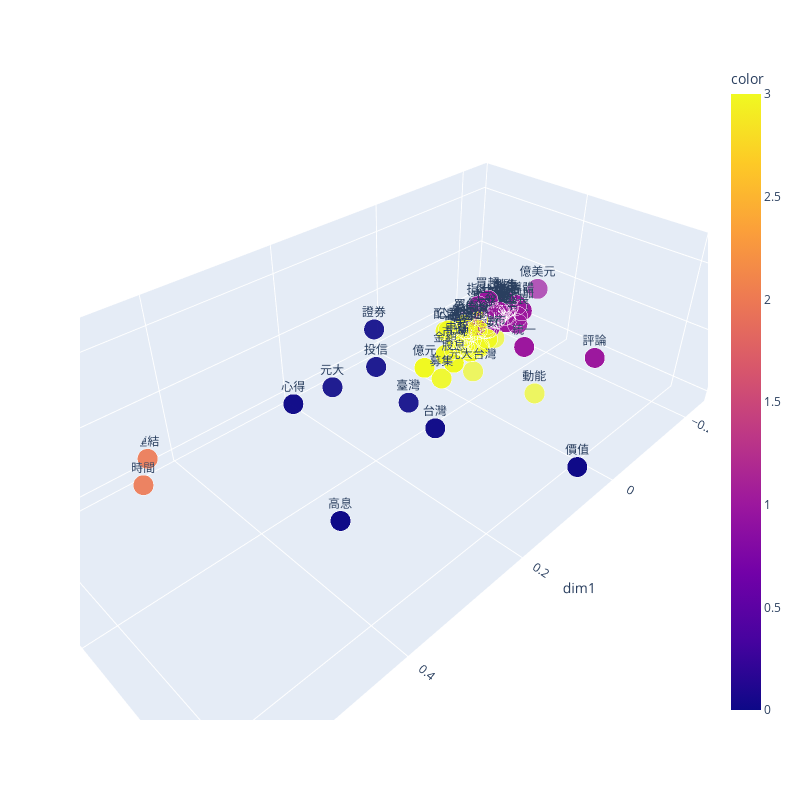

The cell this chart's notebook holds for it:
### Code cell
new_feat = reduceDim(feat,method='PCA',dim = 20)
d3_feat = reduceDim(feat,method='PCA',dim = 3)
word_df = pd.DataFrame({
    "word":sample_words,
    "color":cluster(new_feat,n=4),
    "dim1":d3_feat[:,0],
    "dim2":d3_feat[:,1],
    "dim3":d3_feat[:,2],

})
plotScatter3D(word_df)

### Figure 1 — Plotly figure (JSON) as saved in the notebook; plotly's stock layout.template omitted (floating-point values rounded to 4 significant figures; data arrays with more than 128 entries replaced by an {"elided": "..."} marker saying what was removed)
{"data": [{"hovertemplate": "dim1=%{x}<br>dim2=%{y}<br>dim3=%{z}<br>size=%{marker.size}<br>word=%{text}<br>color=%{marker.color}<extra></extra>", "legendgroup": "", "marker": {"color": {"elided": "300 int values"}, "coloraxis": "coloraxis", "size": {"elided": "300 float values"}, "sizemode": "area", "sizeref": 0.00125, "symbol": "circle"}, "mode": "markers+text", "name": "", "scene": "scene", "showlegend": false, "text": {"elided": "300 str values"}, "type": "scatter3d", "x": {"elided": "300 float values"}, "y": {"elided": "300 float values"}, "z": {"elided": "300 float values"}}], "layout": {"coloraxis": {"colorbar": {"title": {"text": "color"}}, "colorscale": [[0, "#0d0887"], [0.1111, "#46039f"], [0.2222, "#7201a8"], [0.3333, "#9c179e"], [0.4444, "#bd3786"], [0.5556, "#d8576b"], [0.6667, "#ed7953"], [0.7778, "#fb9f3a"], [0.8889, "#fdca26"], [1, "#f0f921"]]}, "height": 800, "legend": {"itemsizing": "constant", "tracegroupgap": 0}, "margin": {"t": 60}, "scene": {"domain": {"x": [0, 1], "y": [0, 1]}, "xaxis": {"title": {"text": "dim1"}}, "yaxis": {"title": {"text": "dim2"}}, "zaxis": {"title": {"text": "dim3"}}}, "width": 800}}
